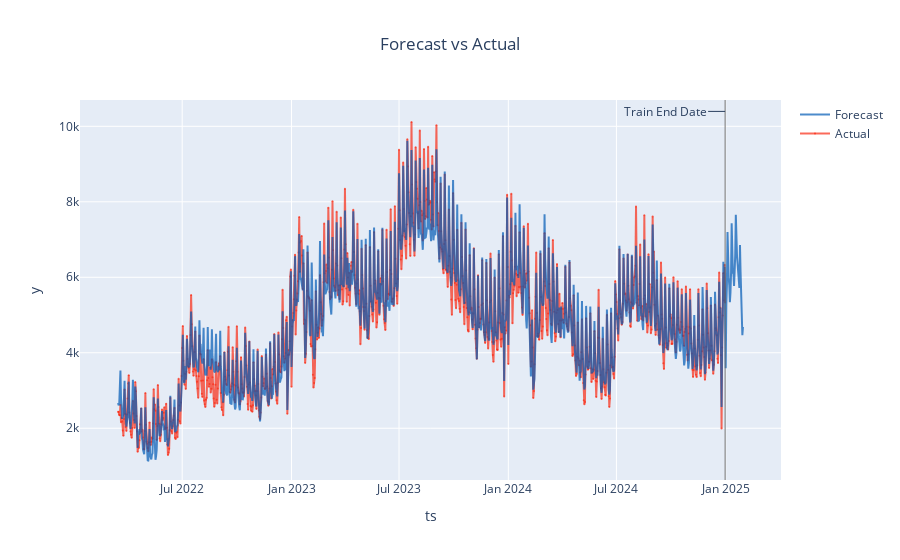

The notebook cell saved with this chart:
### Code cell
result_auto.forecast.plot()

### Figure 1 — Plotly figure (JSON) as saved in the notebook; plotly's stock layout.template omitted (floating-point values rounded to 4 significant figures; data arrays with more than 128 entries replaced by an {"elided": "..."} marker saying what was removed)
{"data": [{"line": {"color": "rgba(250, 43, 20, 0.7)"}, "marker": {"color": "rgba(250, 43, 20, 0.7)", "size": 2}, "mode": "lines+markers", "name": "Actual", "opacity": 1, "type": "scatter", "x": {"elided": "1053 str values"}, "y": {"elided": "1053 float values"}}, {"line": {"color": "rgba(0, 90, 181, 0.7)", "dash": "solid"}, "name": "Forecast", "type": "scatter", "x": {"elided": "1053 str values"}, "y": {"elided": "1053 float values"}}], "layout": {"annotations": [{"arrowhead": 0, "ax": -60, "ay": 0, "showarrow": true, "text": "Train End Date", "x": "2024-12-31T00:00:00", "xref": "x", "y": 0.97, "yref": "paper"}], "legend": {"traceorder": "reversed"}, "shapes": [{"line": {"color": "rgba(100, 100, 100, 0.9)", "width": 1}, "type": "line", "x0": "2024-12-31T00:00:00", "x1": "2024-12-31T00:00:00", "xref": "x", "y0": 0, "y1": 1, "yref": "paper"}], "showlegend": true, "title": {"text": "Forecast vs Actual", "x": 0.5}, "xaxis": {"title": {"text": "ts"}}, "yaxis": {"title": {"text": "y"}}}}
